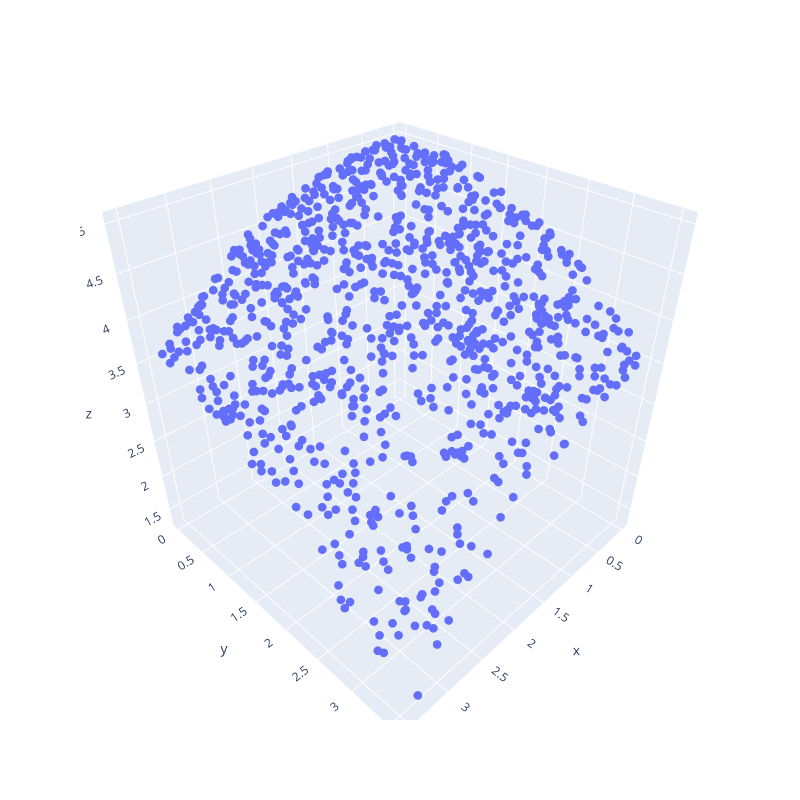

This figure's notebook cell:
### Code cell
fig = px.scatter_3d(
    x = coor[0],
    y = coor[1],
    z = coor[2],
)

fig.update_traces(
    marker = dict(
        size = 3
    )
)
fig.update_layout(
    height = 800,
    width = 800
)
fig.show()

### Figure 1 — Plotly figure (JSON) as saved in the notebook; plotly's stock layout.template omitted (floating-point values rounded to 4 significant figures; data arrays with more than 128 entries replaced by an {"elided": "..."} marker saying what was removed)
{"data": [{"hovertemplate": "x=%{x}<br>y=%{y}<br>z=%{z}<extra></extra>", "legendgroup": "", "marker": {"color": "#636efa", "size": 3, "symbol": "circle"}, "mode": "markers", "name": "", "scene": "scene", "showlegend": false, "type": "scatter3d", "x": {"elided": "1000 float values"}, "y": {"elided": "1000 float values"}, "z": {"elided": "1000 float values"}}], "layout": {"height": 800, "legend": {"tracegroupgap": 0}, "margin": {"t": 60}, "scene": {"domain": {"x": [0, 1], "y": [0, 1]}, "xaxis": {"title": {"text": "x"}}, "yaxis": {"title": {"text": "y"}}, "zaxis": {"title": {"text": "z"}}}, "width": 800}}
